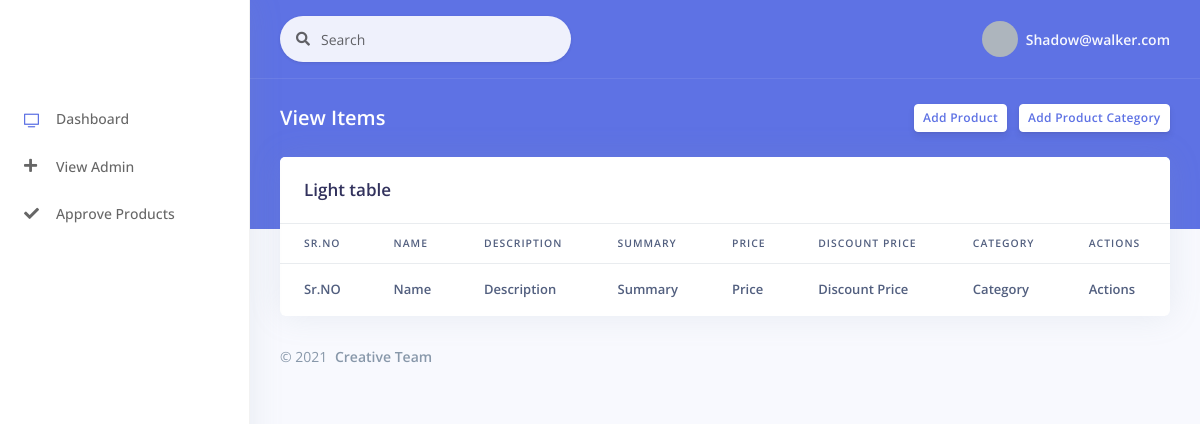
Before: /argon-dashboard-master/view items.php?id=1 (signed in) with the older database file.
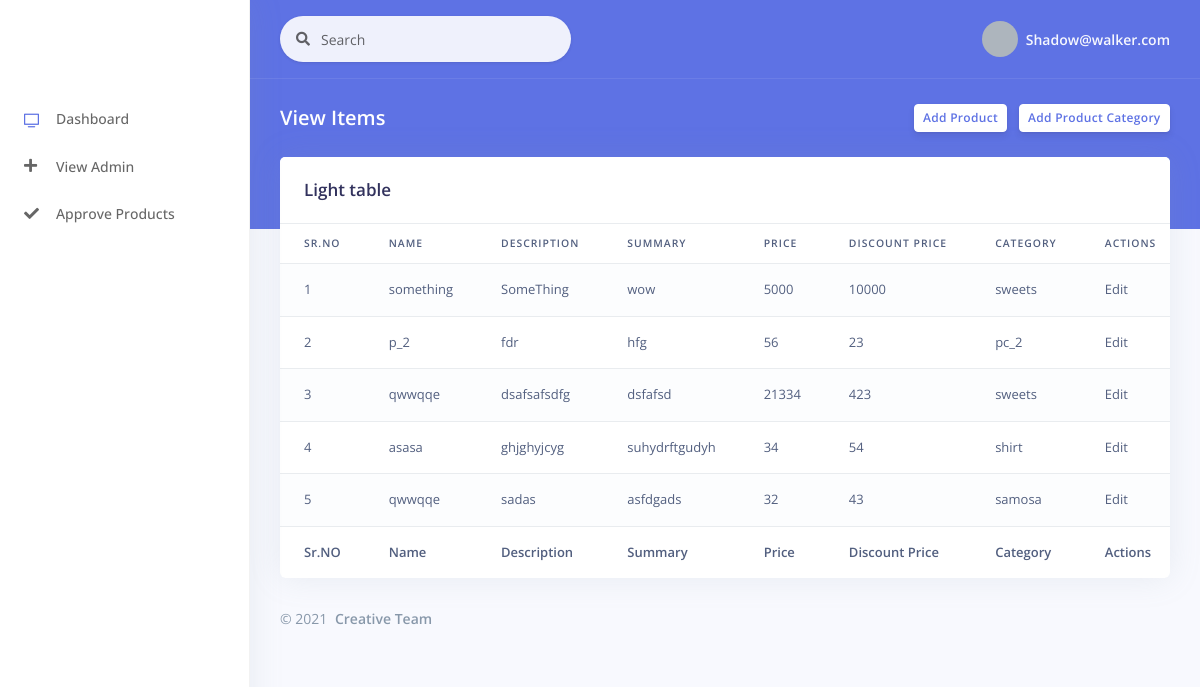
After: the same page with the newer database file.
### tables this page shows
CREATE TABLE `product` (
  `productId` int(11) NOT NULL,
  `productName` varchar(100) NOT NULL,
  `shopId` int(11) NOT NULL,
  `ProductDesc` varchar(500) NOT NULL,
  `ProductSummary` varchar(100) NOT NULL,
  `Price` int(11) NOT NULL,
  `DiscountPrice` int(11) NOT NULL,
  `ProductCategoryId` int(11) NOT NULL,
  `productImg` varchar(500) NOT NULL,
  `isActive` tinyint(1) NOT NULL DEFAULT 1,
  `createDate` datetime NOT NULL DEFAULT current_timestamp(),
  `updataDate` datetime NOT NULL DEFAULT current_timestamp()
);

CREATE TABLE `productcategory` (
  `ProductCategoryID` int(11) NOT NULL,
  `Name` varchar(100) NOT NULL,
  `shopId` int(11) NOT NULL,
  `isActive` tinyint(1) NOT NULL DEFAULT 1,
  `createDate` datetime NOT NULL DEFAULT current_timestamp(),
  `updataDate` datetime NOT NULL DEFAULT current_timestamp()
);

### argon-dashboard-master/view items.php (the view, shortened to what this page needs)
<!DOCTYPE html>
<html>
<head>
  <link rel="stylesheet" href="assets/vendor/nucleo/css/nucleo.css" type="text/css">
  <link rel="stylesheet" href="assets/vendor/@fortawesome/fontawesome-free/css/all.min.css" type="text/css">
  <link rel="stylesheet" href="assets/css/argon.css?v=1.2.0" type="text/css">
</head>
<body>
  <?php
    include("sidebar.php");
    $shopId = $_GET['id'];
  ?>
  <div class="main-content" id="panel">
    <?php include("header.php");?>
    <div class="header bg-primary pb-6">
      <div class="container-fluid">
        <div class="header-body">
          <div class="row align-items-center py-4">
            <div class="col-lg-6 col-7">
              <h6 class="h2 text-white d-inline-block mb-0">View Items</h6>
            </div>
            <div class="col-lg-6 col-5 text-right">
              <a href="add product.php?id=<?php echo $shopId;?>" class="btn btn-sm btn-neutral">Add Product</a>
              <a href="add category.php?id=<?php echo $shopId;?>" class="btn btn-sm btn-neutral">Add Product Category</a>
            </div>
          </div>
        </div>
      </div>
    </div>
    <div class="container-fluid mt--6">
      <div class="row">
        <div class="col">
          <div class="card">
            <div class="card-header border-0">
              <h3 class="mb-0">Light table</h3>
            </div>
            <div class="table-responsive">
              <table id="mytable" class="table table-striped" style="width:100%">
                <thead>
                    <tr>
                        <th>Sr.NO</th>
                        <th>Name</th>
                        <th>Description</th>
                        <th>Summary</th>
                        <th>Price</th>
                        <th>Discount Price</th>
                        <th>Category</th>
                        <th>Actions</th>
                    </tr>
                </thead>
                <tbody>
                <?php
                    $dbQuery = mysqli_query($db,"SELECT `product`.`productName`,`product`.`ProductDesc`,`product`.`ProductSummary`,`product`.`Price`,`product`.`DiscountPrice`,`product`.`ProductCategoryId`,`productcategory`.`Name` FROM `product` LEFT JOIN `productcategory` ON `productcategory`.`ProductCategoryID`=`product`.`ProductCategoryId` WHERE `product`.`shopId` = '$shopId' AND `productcategory`.`shopId` = '$shopId'");
                    $count = 1;
                    if (mysqli_num_rows($dbQuery) == 0) {
                      echo "<script>alert('No Shope');  </script>";
                    } else {
                      while ($row = mysqli_fetch_array($dbQuery)) {
                ?>
                    <tr>
                        <td><?php echo $count; ?></td>
                        <td><?php echo $row['productName'];?></td>
                        <td><?php echo $row['ProductDesc'];?></td>
                        <td><?php echo $row['ProductSummary'];?></td>
                        <td><?php echo $row['Price'];?></td>
                        <td><?php echo $row['DiscountPrice'];?></td>
                        <td><?php echo $row['Name'];?></td>
                        <td>Edit</td>
                    </tr>
                    <?php
                    $count++;
                      }
                    }
                    ?>
                </tbody>
                <tfoot>
                    <tr>
                        <th>Sr.NO</th>
                        <th>Name</th>
                        <th>Description</th>
                        <th>Summary</th>
                        <th>Price</th>
                        <th>Discount Price</th>
                        <th>Category</th>
                        <th>Actions</th>
                    </tr>
                </tfoot>
              </table>
            </div>
          </div>
        </div>
      </div>
      <?php include("footer.php"); ?>
    </div>
  </div>
</body>
</html>

Changed rows visible on the page:
now on this page (row edited): product: productName "something", ProductDesc "SomeThing", ProductSummary "wow", Price "5000", DiscountPrice "10000", ProductCategoryId.Name "sweets"
added product: productName "p_2", ProductDesc "fdr", ProductSummary "hfg", Price "56", DiscountPrice "23", ProductCategoryId.Name "pc_2"
added product: productName "qwwqqe", ProductDesc "dsafsafsdfg", ProductSummary "dsfafsd", Price "21334", DiscountPrice "423", ProductCategoryId.Name "sweets"
added product: productName "asasa", ProductDesc "ghjghyjcyg", ProductSummary "suhydrftgudyh", Price "34", DiscountPrice "54", ProductCategoryId.Name "shirt"
added product: productName "qwwqqe", ProductDesc "sadas", ProductSummary "asfdgads", Price "32", DiscountPrice "43", ProductCategoryId.Name "samosa"
